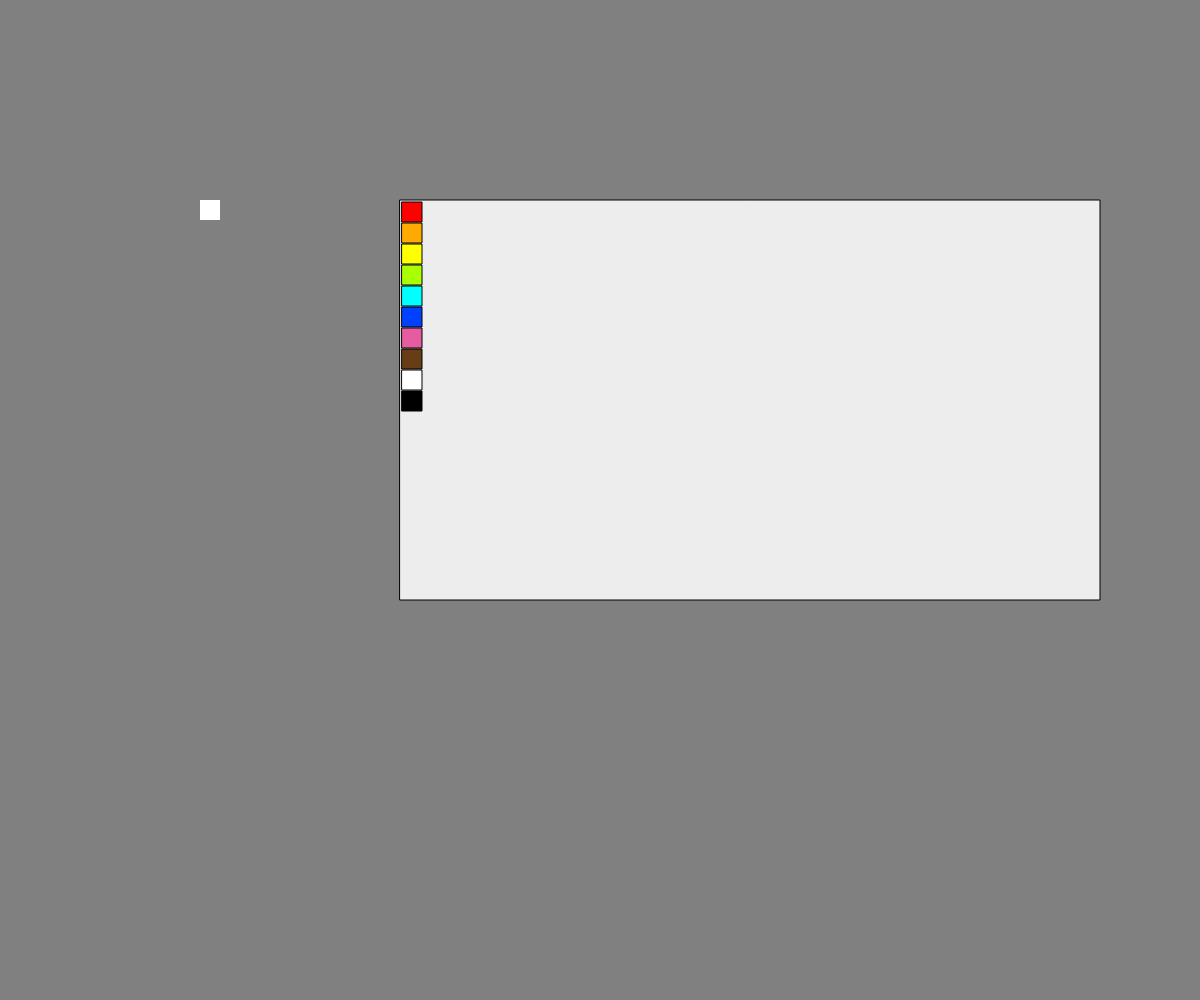
Frame 1 (no input)
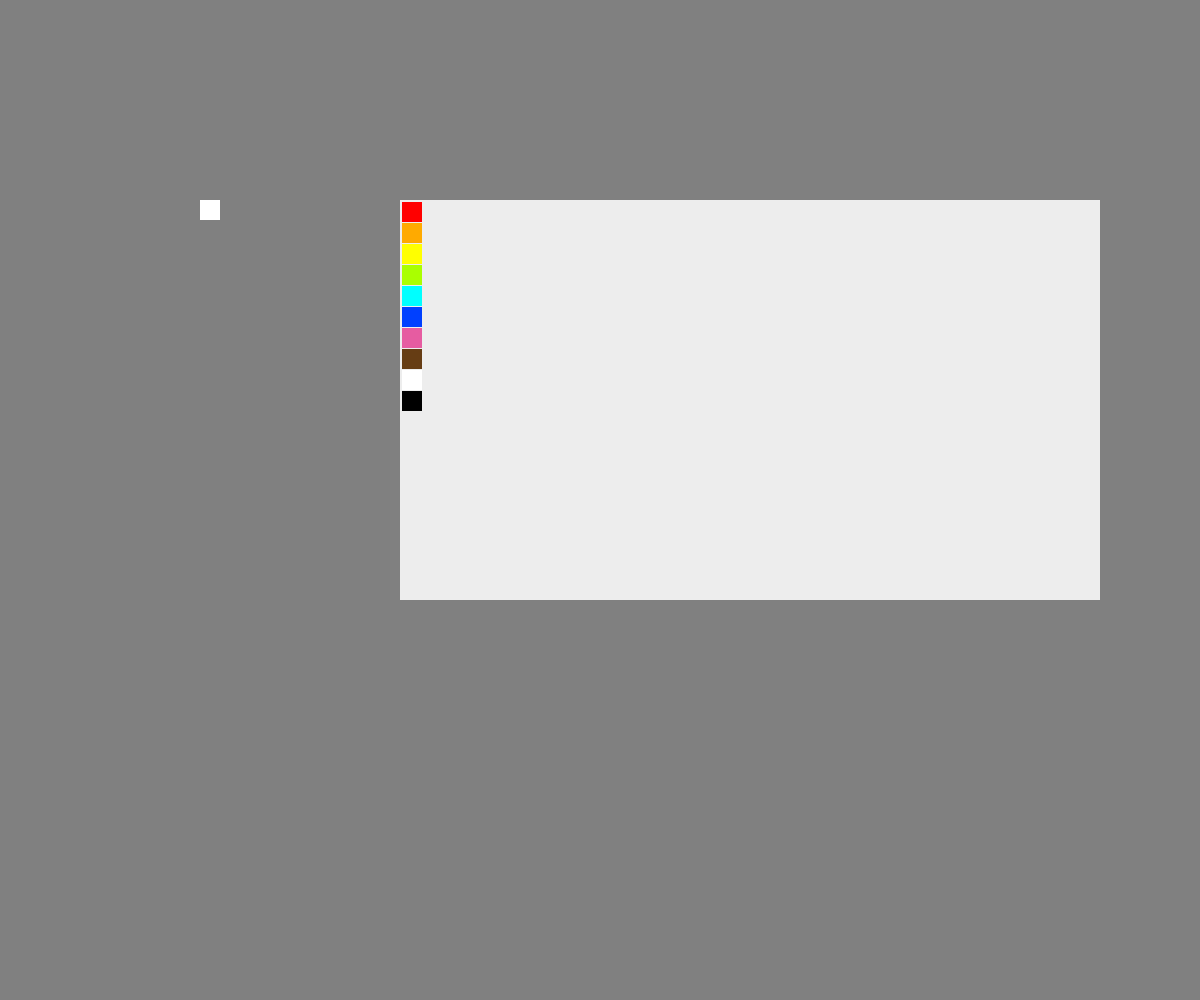
Frame 60 (no input)
Frame 120 (the mouse pressed at the canvas centre since frame 60): identical to frame 60, image omitted

The p5.js sketch that drew these frames (run headless with seeded random() and noise() and a simulated clock; from frame 60 on, the mouse is pressed at the canvas centre):

// p5.js sketch
// ── sketch.js
let selectedColor;
let x = 200, y = 200;
let dragging = false;
let offsetX = 0, offsetY = 0;
let paintPoints = [];

function setup() {
  createCanvas(windowWidth, windowHeight);
  colorMode(HSB);
  selectedColor = color(0, 0, 100);
}

function draw() {
  background(0, 0, 50);
  //Canvas
  fill(0, 0, 93);
  rect(400, 200, 700, 400);

  // Draw stored paint points
  for (let i = 0; i < paintPoints.length; i++) {
    fill(paintPoints[i].color);
    noStroke();
    ellipse(paintPoints[i].x, paintPoints[i].y, 10);
  }

  //Color pallet
  fill(0, 100, 100);
  square(402, 202, 20);
  fill(40, 100, 100);
  square(402, 223, 20); 
  fill(60, 100, 100);
  square(402, 244, 20);
  fill(80, 100, 100);
  square(402, 265, 20);
  fill(180, 100, 100);
  square(402, 286, 20);
  fill(225, 100, 100);
  square(402, 307, 20);
  fill(330, 60, 90);
  square(402, 328, 20);
  fill(30, 80, 40);
  square(402, 349, 20);
  fill(0, 0, 100);
  square(402, 370, 20);
  fill(0, 0, 0);
  square(402, 391, 20);
  
// Coloring square
if (dragging) {
  x += (mouseX - pmouseX);
  y += (mouseY - pmouseY);
}

fill(selectedColor);
noStroke();
square(x, y, 20);
}

function mouseClicked() {
  if (mouseX > 402 && mouseX < 422) {
    let index = Math.floor((mouseY - 202) / 20);
    
    if (index >= 0 && index < 10) {
      let colors = [
            [0, 100, 100],  // Red
            [40, 100, 100], // Orange
            [60, 100, 100], // Yellow
            [80, 100, 100], // Green
            [180, 100, 100], // Cyan
            [225, 100, 100], // Blue
            [330, 60, 90],  // Pink
            [30, 80, 40],   // Brown
            [0, 0, 100],    // White
            [0, 0, 0]       // Black
          ];

      selectedColor = color(colors[index][0], colors[index][1], colors[index][2]);
    }
  }
}

function mousePressed() {
  if (mouseX >= x && mouseX <= x + 20 && mouseY >= y && mouseY <= y + 20) {
    dragging = true;
    offsetX = mouseX - x;
    offsetY = mouseY - y;
  }
}

function mouseDragged() {
  if (dragging) {
    return;
  }

  if (mouseX > 400 && mouseX < 1100 && mouseY > 200 && mouseY < 600) {
    let steps = dist(mouseX, mouseY, pmouseX, pmouseY);
    for (let i = 0; i < steps; i++) {
      let x = lerp(pmouseX, mouseX, i / steps);
      let y = lerp(pmouseY, mouseY, i / steps);
      paintPoints.push({ x: x, y: y, color: selectedColor });
    }
  }
  function mouseReleased() {
    dragging = false; // Stop dragging when mouse is released
  }
} 
